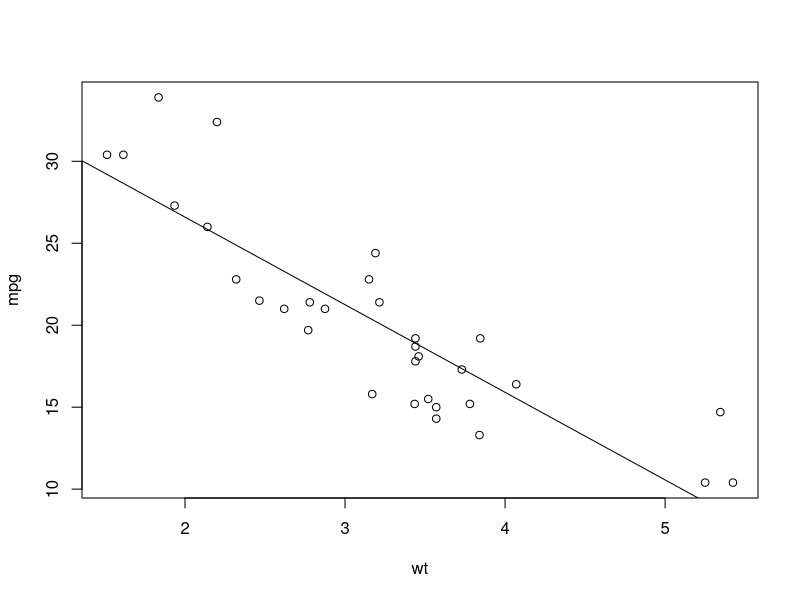
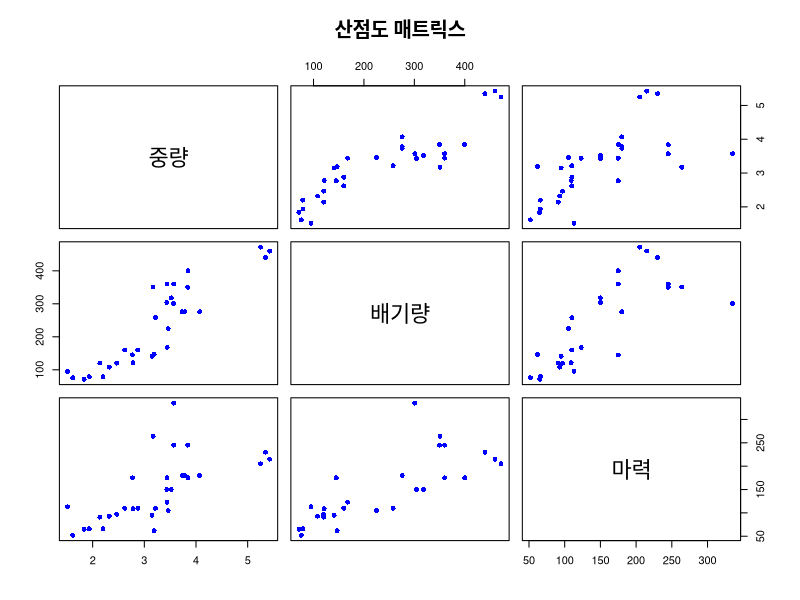

Source code (R) for these figures, in order:
data(mtcars)
plot(mpg~wt, data=mtcars)

model <- lm(mpg~wt, mtcars)
abline(model)

coef(model)
coef(model)[1]
coef(model)[2]

b <- coef(model)[1]
w <- coef(model)[2]
wtsample <- 3.8

equation <- w*wtsample+b
print(equation)

wtData <- mtcars[,"wt"]
mpgPred <- w*wtData+b
mpgData <- mtcars[,"mpg"]

compare <- data.frame(mpgPred, mpgData, mpgPred - mpgData)
colnames(compare) <- c("예상", "실제", "오차")
head(compare)

#########################################################

data(mtcars)
df <- data.frame(mtcars$wt, mtcars$disp, mtcars$hp)
colnames(df) <- c("중량", "배기량", "마력")

plot(df, pch = 16, col = "blue", main = "산점도 매트릭스")

model <-  lm(mpg ~ wt+disp+hp, data = mtcars)
summary(model)

library(MASS)
newmodel <- stepAIC(model)
summary(newmodel)
